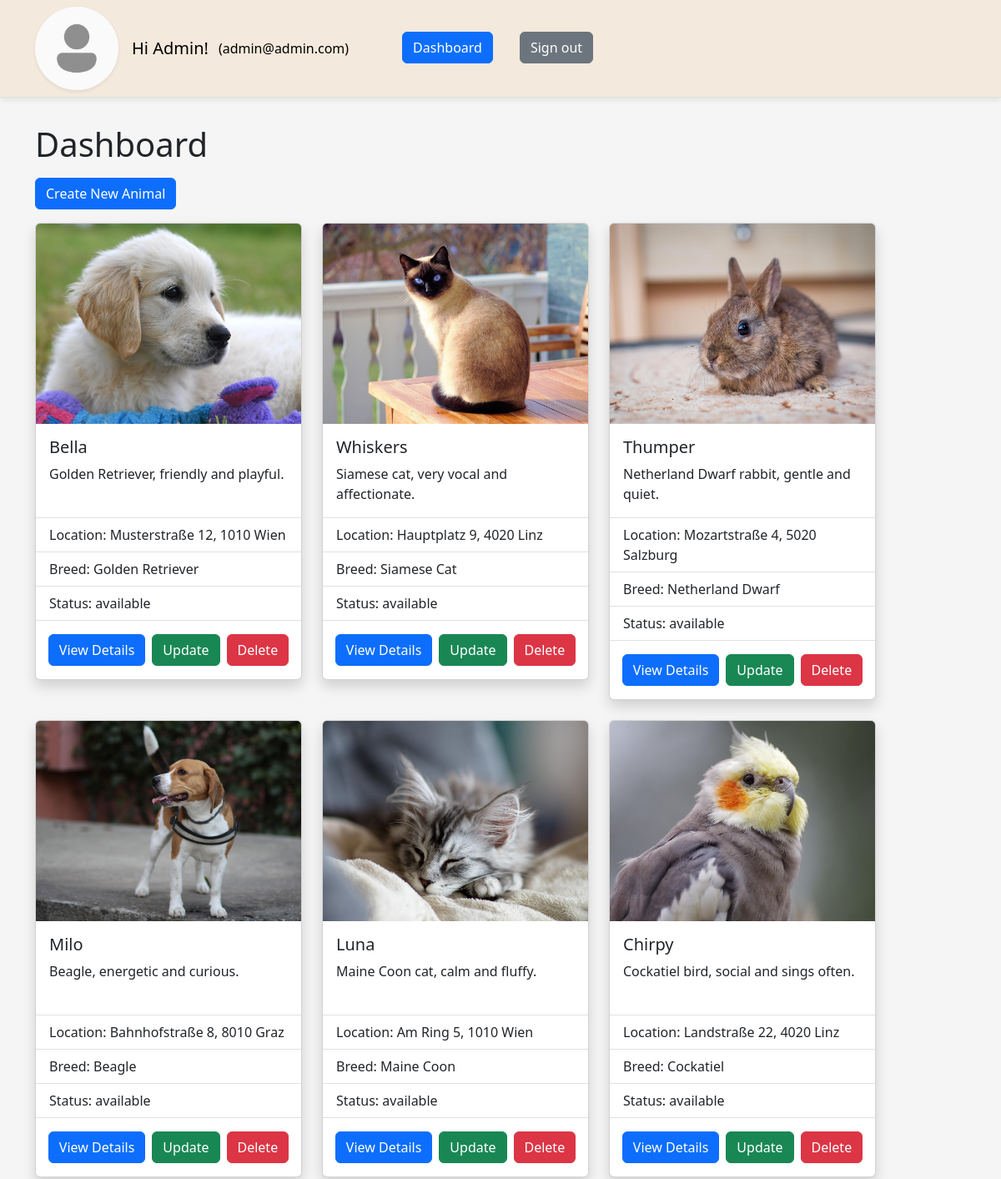
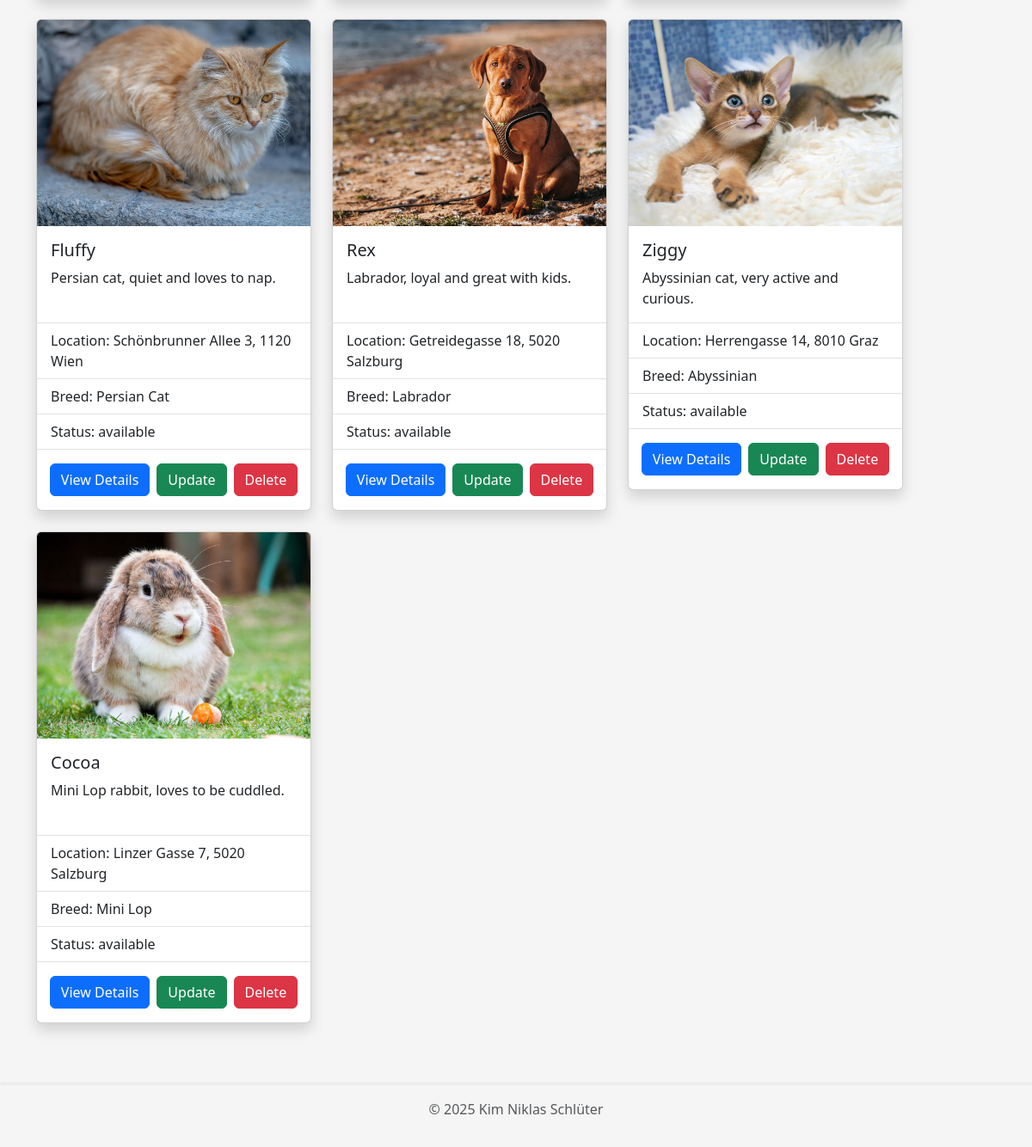
Before: /website/dashboard.php (signed in) with the older database file (2 pictures, top to bottom).
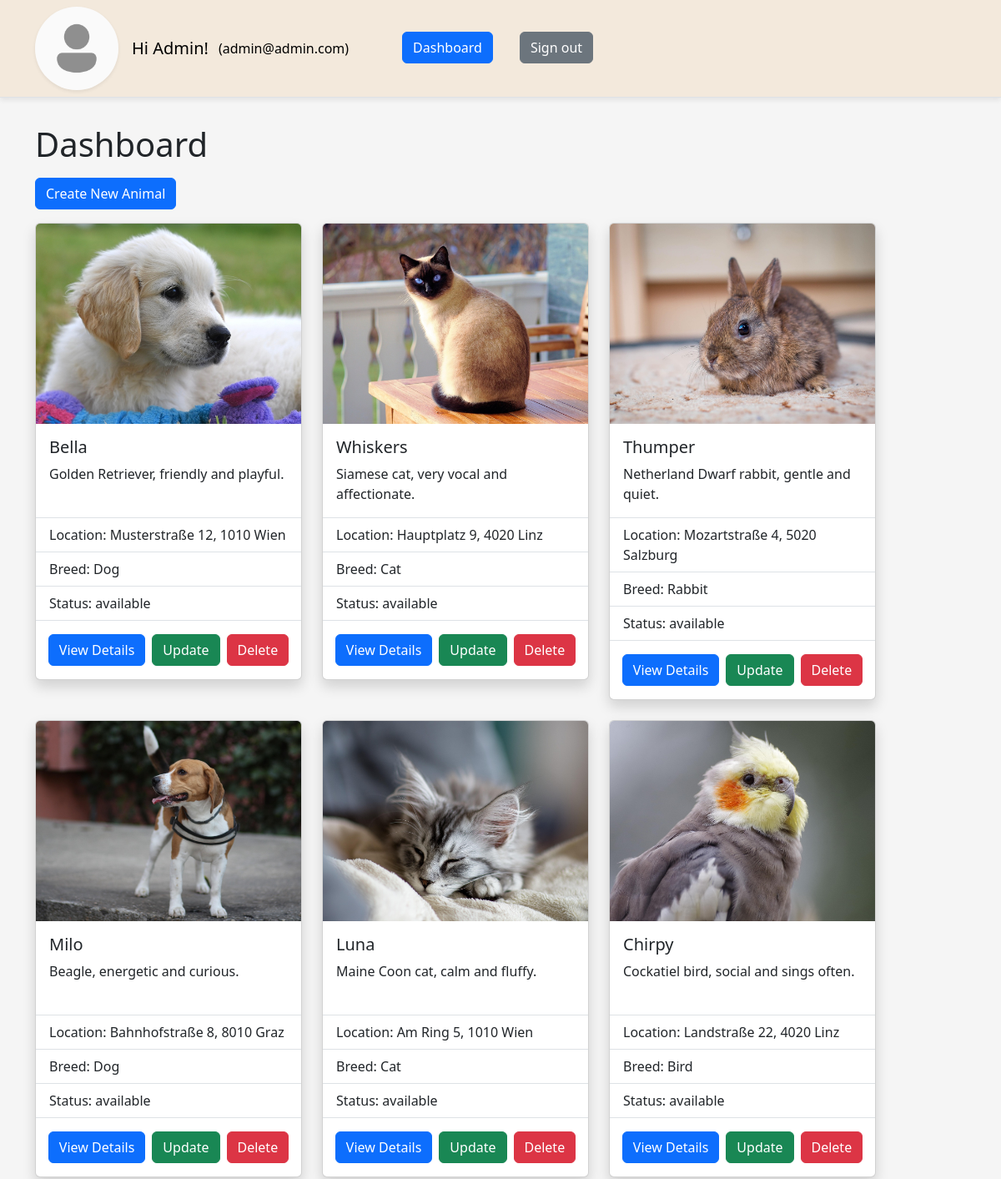
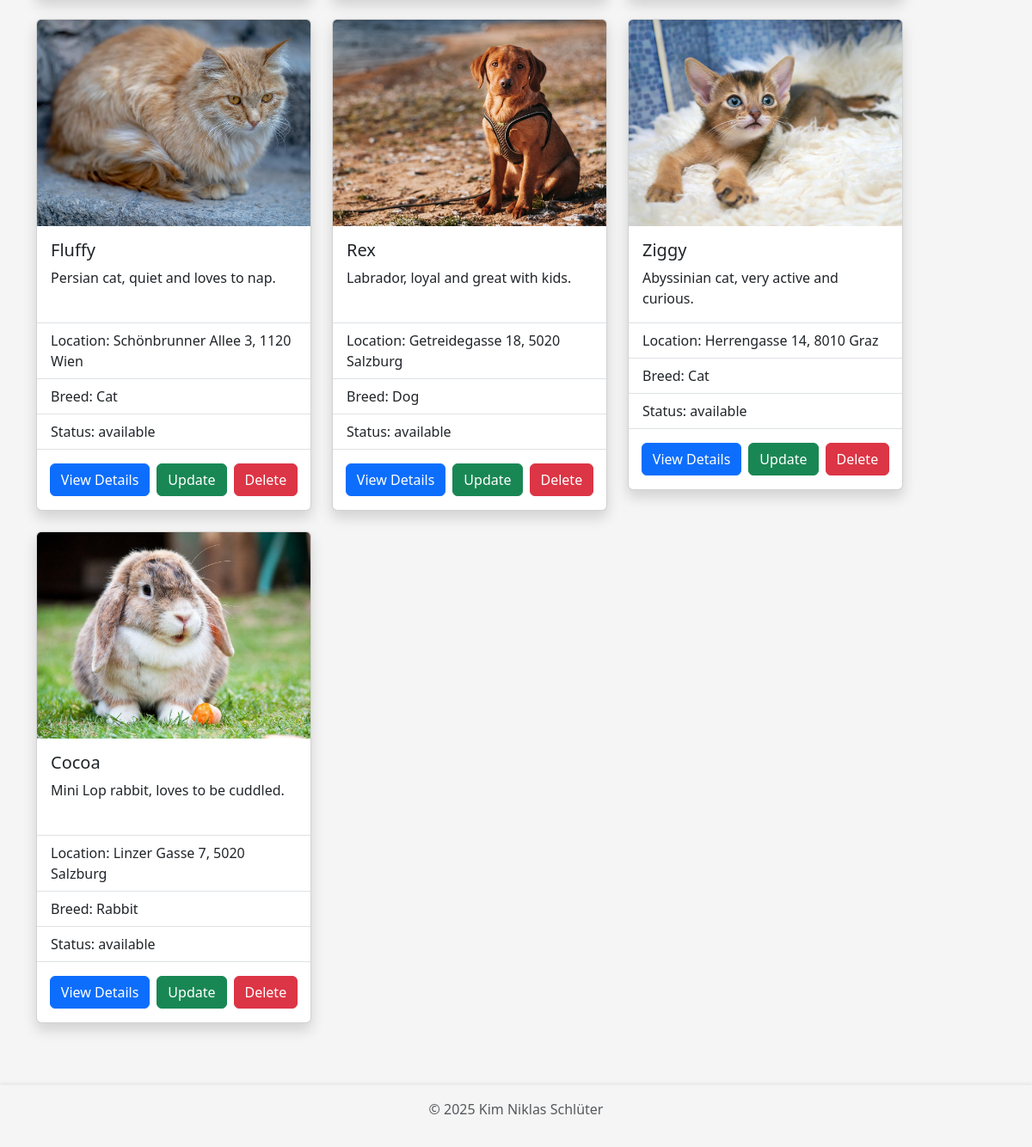
After: the same page with the newer database file (2 pictures, top to bottom).
### tables this page shows
CREATE TABLE `animal` (
  `id` int(11) NOT NULL,
  `name` varchar(100) NOT NULL,
  `picture` varchar(255) DEFAULT NULL,
  `location` varchar(100) NOT NULL,
  `description` text DEFAULT NULL,
  `size` enum('small','default','big') NOT NULL DEFAULT 'default',
  `age` int(11) DEFAULT NULL,
  `vaccinated` tinyint(1) NOT NULL,
  `status` enum('available','adopted') NOT NULL DEFAULT 'available',
  `breed_id` int(11) NOT NULL
);

CREATE TABLE `breed` (
  `id` int(11) NOT NULL,
  `name` varchar(100) NOT NULL
);

### website/components/animals.php (called while the page is built, shortened)
<?php
$conn = db_connect();
function create_response($status, $message, $data = [])
{
  $response = [
    "status" => $status,
    "message" => $message,
    "data" => $data
  ];
  return $response;
}
function fetch_animals_internal($sql)
{
  global $conn;
  $result = mysqli_query($conn, $sql);
  $rows = mysqli_fetch_all($result, MYSQLI_ASSOC);
  return create_response("200", "Successfully fetched animals.", $rows);
}
function get_all_animals()
{
  return fetch_animals_internal("SELECT * FROM `animal`");
}
function get_breed_by_id($breed_id)
{
  global $conn;
  $sql = "SELECT * FROM `breed` WHERE id=$breed_id";
  $result = mysqli_query($conn, $sql);
  $row = mysqli_fetch_assoc($result);
  return $row;
}
function get_animal_picture_url($animalData)
{
  return $animalData['picture'] ? PICTURE_FOLDER_NAME . '/' . $animalData['picture'] : ANIMAL_DEFAULT_PICTURE_URL;
}

### website/components/card_layout.php (the view, shortened to what this page needs)
<?php
function create_card_layout_for_animals($response)
{
  $rows = $response['data'];
  $layout = "<div class='row row-cols-1 row-cols-md-2 row-cols-lg-3 row-cols-xl-3 row-cols-xxl-4
                         justify-content-center justify-content-md-start'>";
  foreach ($rows as $animal) {
    $animalPictureUrl = get_animal_picture_url($animal);
    $breedData = get_breed_by_id($animal['breed_id']);
    $layout .= "
    <div style='width: fit-content;'>
      <div class='card shadow mb-4 d-flex flex-column justify-content-between align-items-center' style='max-width: 20rem;'>";
    $layout .= "<div>
                  <div class='animal-picture-container'>
                    <img src='$animalPictureUrl' class='card-img-top animal-image' alt=''>
                  </div>
                  <div class='card-body'>
                    <h5 class='card-title'>{$animal['name']}</h5>
                    <p class='card-text' style='min-height: 48px'>{$animal['description']}</p>
                  </div>
                </div>";
    $layout .= "<div style='width: 100%'>";
    $layout .= "<ul class='list-group list-group-flush'>
                  <li class='list-group-item' style='padding: 0'></li>
                    <li class='list-group-item'>Location: {$animal['location']}</li>
                    <li class='list-group-item'>Breed: {$breedData['name']}</li>
                    <li class='list-group-item'>Status: {$animal['status']}</li>
                  <li class='list-group-item'></li>
                </ul>";
    if (isset($_SESSION['user'])) {
      $layout .= "<div class='d-flex flex-row gap-1 justify-content-around mb-3' style='width:100%'>
                    <a href='./animal_details.php?id={$animal['id']}' class='btn btn-primary'>View Details</a>";
      $layout .= "<form method='POST'>
                      <input type='hidden' name='animal_id_to_adopt' value='{$animal['id']}' />
                      <input" . (($animal['status'] != 'available') ? " disabled" : "") . " type='submit' name='adopt_animal' class='btn btn-success' value='Take me home' />
                  </form>";
      $layout .= "</div>";
    } else if (isset($_SESSION['admin'])) {
      $layout .= "<div class='d-flex flex-row gap-2 justify-content-center mb-3'>
                    <a href='./animal_details.php?id={$animal['id']}' class='btn btn-primary'>View Details</a>
                    <a href='./animal_update.php?id={$animal['id']}' class='btn btn-success'>Update</a>
                    <a href='./animal_delete.php?id={$animal['id']}' class='btn btn-danger'>Delete</a>
                  </div>";
    }
    $layout .= "</div>";
    $layout .=  "</div></div>";
  }
  $layout .= "</div>";
  return $layout;
}

Changed rows visible on the page:
changed through a linked row, animal "Bella": breed.name "Golden Retriever" → "Dog"
changed animal "Whiskers": breed.name "Siamese Cat" → "Cat"
changed animal "Thumper": breed.name "Netherland Dwarf" → "Rabbit"
changed animal "Milo": breed.name "Beagle" → "Dog"
changed animal "Luna": breed.name "Maine Coon" → "Cat"
changed animal "Chirpy": breed.name "Cockatiel" → "Bird"
changed animal "Fluffy": breed.name "Persian Cat" → "Cat"
changed animal "Rex": breed.name "Labrador" → "Dog"
changed animal "Ziggy": breed.name "Abyssinian" → "Cat"
changed animal "Cocoa": breed.name "Mini Lop" → "Rabbit"
